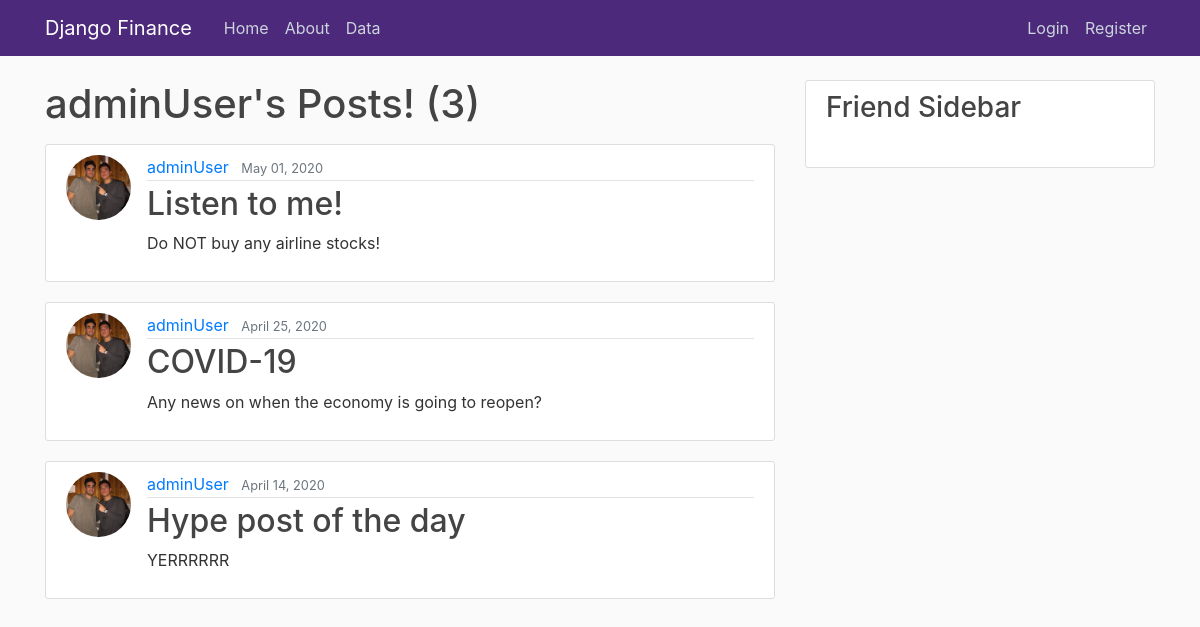
The page /user/adminUser on the database as committed earlier.
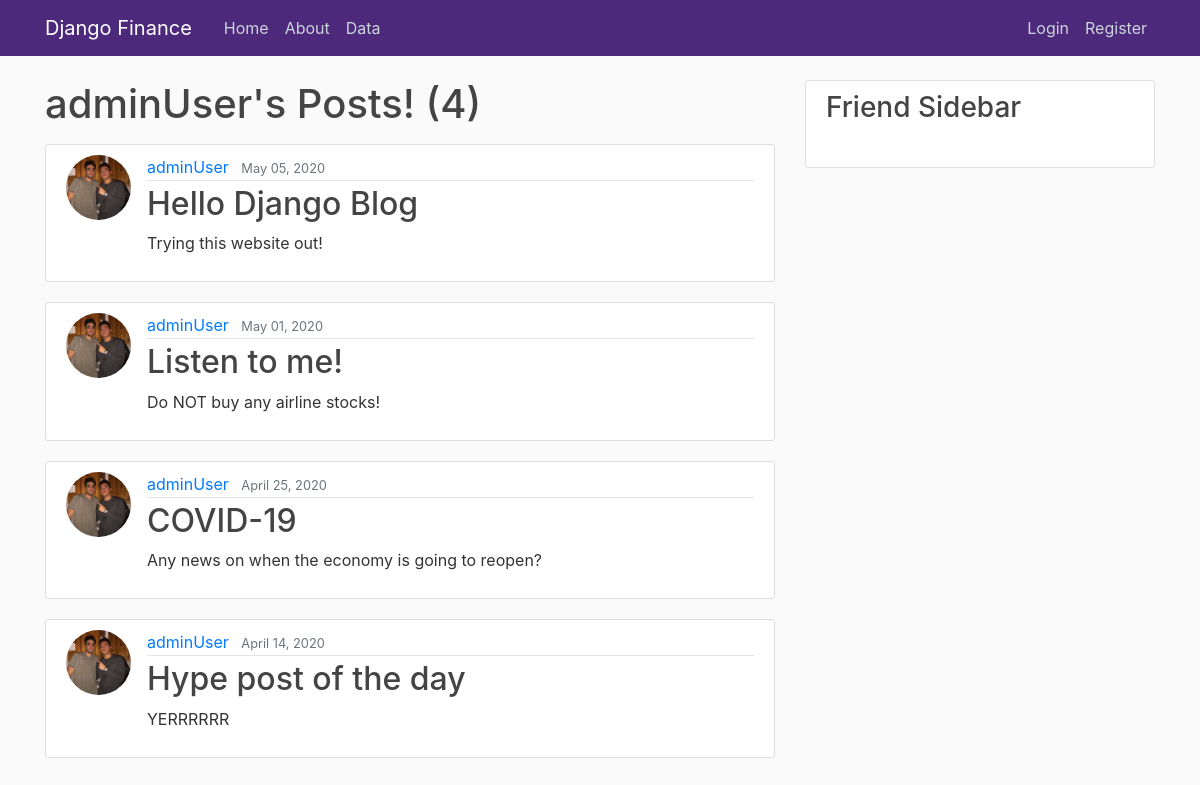
The same page on the database as committed later.
### blog/models.py (models this page shows, shortened)
class Post(models.Model):
    title = models.CharField(max_length=100)
    content = models.TextField()
    date_posted = models.DateTimeField(default=timezone.now)
    author = models.ForeignKey(User, on_delete = models.CASCADE)

### users/models.py (models this page shows, shortened)
class Profile(models.Model):
    user = models.OneToOneField(User, on_delete=models.CASCADE)
    image = models.ImageField(default='default.jpg', upload_to='profile_pics')

### blog/views.py (the view)
# urls.py: path('user/<str:username>', UserPostListView.as_view(), name='user-posts'),
class UserPostListView(ListView):
    model = Post
    template_name = 'blog/user_posts.html'
    context_object_name = 'posts'
    paginate_by = 5
    def get_queryset(self):
        user = get_object_or_404(User, username=self.kwargs.get('username'))
        return Post.objects.filter(author=user).order_by('-date_posted')

### blog/templates/blog/user_posts.html (shortened to what this page needs)
{% extends "blog/base.html" %}
{% block content %}
    <h1 class="mb-3">{{ view.kwargs.username }}'s Posts! ({{ page_obj.paginator.count }})</h1>
    {% for post in posts %}
    <article class="media content-section">
        <img class="rounded-circle article-img" src="{{ post.author.profile.image.url }}">
        <div class="media-body">
          <div class="article-metadata">
            <a class="mr-2" href="{% url 'user-posts' post.author.username %}">{{ post.author }}</a>
            <small class="text-muted">{{ post.date_posted|date:"F d, Y" }}</small>
          </div>
          <h2><a class="article-title" href="{% url 'post-detail' post.id %}">{{ post.title }}</a></h2>
          <p class="article-content">{{ post.content }}</p>
        </div>
      </article>
    {% endfor %}
{% endblock content %}

Rows that differ between the two databases and show on the page:
added Post: author.profile.image (picture), author "adminUser", date_posted "May 05, 2020", title "Hello Django Blog", content "Trying this website out!"
Other text that changed with them:
{{ page_obj.paginator.count }}: "3" → "4"
